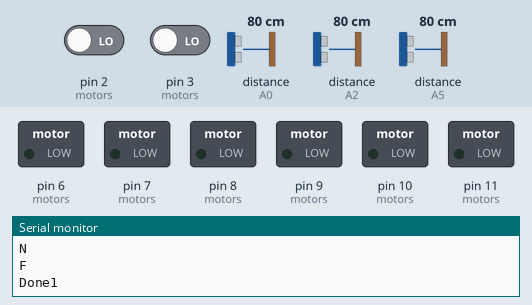
This sketch was run on a simulated Arduino Uno, built with avr-gcc and run on an emulated ATmega328P. Shown: switched loads named in the sketch (green lamp = pin HIGH), the last lines printed to the serial monitor. Wiring (inferred from the names in the program): 3 × ultrasonic range finder: trigger A1, echo A0 / trigger A3, echo A2 / trigger A4, echo A5. Inputs (shaded band) come from the test bench; at power-on: distance to the obstacle (sensors on A0, A2, A5) 80 cm, pin 2 (motors) LOW, pin 3 (motors) LOW. The echo pulse lasts 58.3 µs per cm; pins used as bus, display or sensor lines are not drawn.

Above: at 1.2 s.
1.3 s: distance to the obstacle (sensor on A0) set to 12 cm
3.5 s: distance to the obstacle (sensor on A0) set to 9 cm
At 4.3 s:
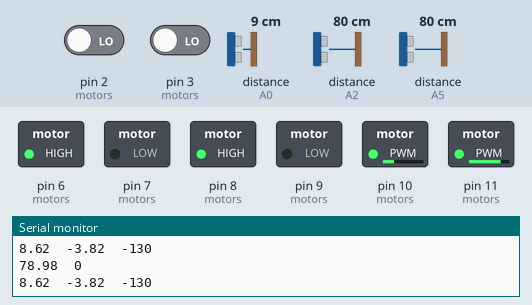
5.0 s: distance to the obstacle (sensor on A2) set to 12 cm
8.0 s: distance to the obstacle (sensor on A2) set to 9 cm
At 9.0 s:
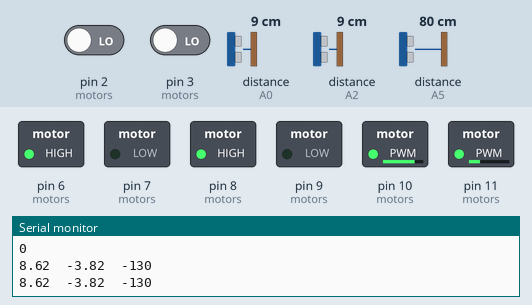
9.5 s: distance to the obstacle (sensor on A2) set to 4 cm
At 10.3 s:
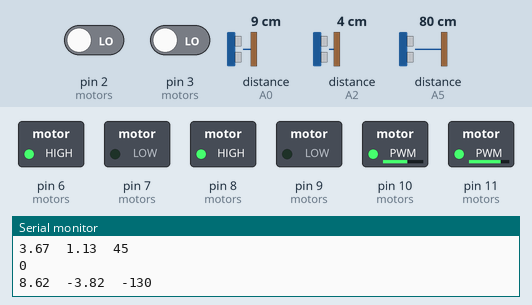
11.0 s: distance to the obstacle (sensor on A0) set to 18 cm
At 12.1 s:
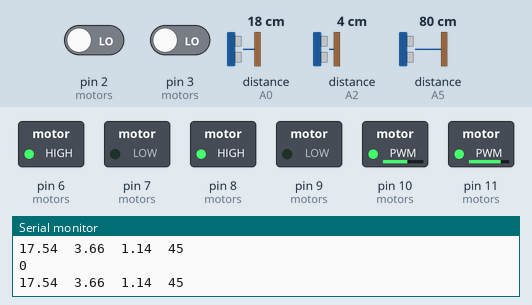
Timing chart, 0 to 14.0 s (numbered marks = the images above; inputs shaded):
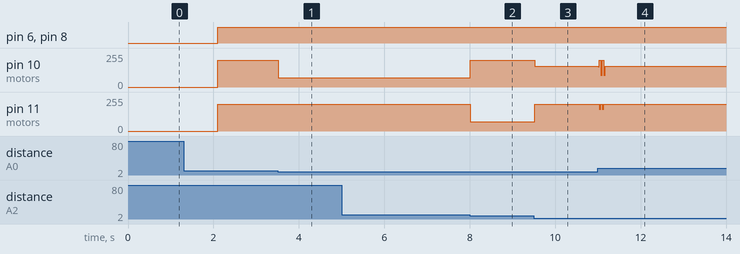

The sketch:

micromouse.ino
```cpp
#define SIZE 5

uint8_t FORW_TRIG = A4;
uint8_t FORW_ECHO = A5;
uint8_t LEFT_TRIG = A1;
uint8_t LEFT_ECHO = A0;
uint8_t RIGHT_TRIG = A3;
uint8_t RIGHT_ECHO = A2;

#define PPR 512   // Pulses per rotation
#define DIAM_MM 34    // Wheel diameter in mm
#define PI 3.14159265359
#define CELL_LENGTH 158   // Maze cell dimension in mm
#define WHL_DIST 81   // Distance between wheels (Turning diameter) in mm

#define SPEED 200

#define KP 40
#define KD 200
#define TARGET 4.8

float TURN_DIST = PI * WHL_DIST / 4;   // Distance wheel has to move for quarter turn (90 degrees) (Right or left)
float WHL_CIRCMF = DIAM_MM * PI;  // Distance moved by wheel in 1 rotation in mm
float PULSES_PER_MM = PPR / WHL_CIRCMF;   // Pulses in 1 mm rotation of wheel

float FORW_PULSES = CELL_LENGTH * PULSES_PER_MM;  // Pulses for moving 1 cell length
float TURN_PULSES = TURN_DIST * PULSES_PER_MM;  // Pulses for turning 90 degrees

#define ENC_L 2
#define PWM_L 10
#define IN1_L 6
#define IN2_L 7

#define ENC_R 3
#define PWM_R 11
#define IN1_R 8
#define IN2_R 9


typedef struct Pos
{
    int x;
    int y;
} Pos;


typedef struct Node
{
    Pos pos;
    struct Node *next;
} Node;


typedef struct Queue
{
    Node *head;
    Node *tail;
} Queue;


typedef struct Cell
{
    int N;
    int E;
    int S;
    int W;
    int val;
} Cell;


typedef struct Motor
{
    int encPin;
    int in1;
    int in2;
    int pwmPin;
    volatile int posi;
    int pwr;
    int dir;
} Motor;


typedef struct Sensor
{
    uint8_t trig;
    uint8_t echo;
} Sensor;


Motor motors[2] = {{ENC_L, IN1_L, IN2_L, PWM_L, 0, 0, 0}, {ENC_R, IN1_R, IN2_R, PWM_R, 0, 0, 0}};

Sensor sensors[2] = {{LEFT_TRIG, LEFT_ECHO}, {RIGHT_TRIG, RIGHT_ECHO}};

Cell maze_map[SIZE][SIZE];

float eprev[2] = {0, 0};


void Enqueue(Queue *queue, Pos curpos)
{
    Node *temp = (Node *)malloc(sizeof(Node));

    if (temp == NULL) return;

    (temp -> pos).x = curpos.x;
    (temp -> pos).y = curpos.y;
    temp -> next = NULL;

    if (queue -> tail != NULL)
        queue -> tail -> next = temp;
    else
        queue -> head = temp;

    queue -> tail = temp;
}


Pos Dequeue(Queue *queue)
{
    if (queue->head == NULL) return (Pos){-1, -1};

    Node *temp = queue -> head -> next;
    Pos curpos = queue -> head -> pos;

    free(queue -> head);
    queue -> head = temp;

    if (temp == NULL)
        queue -> tail = temp;

    return curpos;
}


void Flood(Cell maze_map[SIZE][SIZE], Pos goal)
{
    maze_map[goal.x][goal.y].val = 0;

    Queue queue = {NULL, NULL};
    Enqueue(&queue, goal);

    Pos curpos, pos;
    Pos pos_change[4] = {{-1, 0}, {1, 0}, {0, -1}, {0, 1}};

    int visited[SIZE][SIZE];

    for (int i = 0; i < SIZE; i++)
    {
        for (int j = 0; j < SIZE; j++)
        {
            visited[i][j] = 0;
        }
    }

    while (queue.head != NULL)
    {
        curpos = Dequeue(&queue);
        visited[curpos.x][curpos.y] = 1;

        int wall_info[4] = {maze_map[curpos.x][curpos.y].N, maze_map[curpos.x][curpos.y].S, maze_map[curpos.x][curpos.y].W, maze_map[curpos.x][curpos.y].E};

        for (int i = 0; i < 4; i++)
        {
            pos.x = curpos.x + pos_change[i].x;
            pos.y = curpos.y + pos_change[i].y;

            if (wall_info[i] == 1 && visited[pos.x][pos.y] == 0)
            {
                Enqueue(&queue, pos);
                maze_map[pos.x][pos.y].val = maze_map[curpos.x][curpos.y].val + 1;
            }
        }
    }
}


int NextPosFinder(Cell maze_map[SIZE][SIZE], Pos curpos)
{
    Pos pos_change[4] = {{-1, 0}, {0, 1}, {1, 0}, {0, -1}};
    int wall_info[4] = {maze_map[curpos.x][curpos.y].N, maze_map[curpos.x][curpos.y].E, maze_map[curpos.x][curpos.y].S, maze_map[curpos.x][curpos.y].W};

    Pos pos;
    int leastval = maze_map[curpos.x][curpos.y].val;
    int bestdir;

    for (int i = 0; i < 4; i++)
    {
        pos.x = curpos.x + pos_change[i].x;
        pos.y = curpos.y + pos_change[i].y;

        if (wall_info[i] == 1 && maze_map[pos.x][pos.y].val < leastval)
        {
            leastval = maze_map[pos.x][pos.y].val;
            bestdir = i;
        }
    }

    return bestdir;
}


int DetectWall(uint8_t trig, uint8_t echo)
{
    float avg_dist = 0, echo_time, dist;
    int count = 0;

    for (int i = 0; i < 5; i++)
    {
        digitalWrite(trig, LOW);
        delayMicroseconds(1);
        digitalWrite(trig, HIGH);
        delayMicroseconds(10);
        digitalWrite(trig, LOW);

        echo_time = pulseIn(echo, HIGH);
        dist = echo_time * 0.017;

        Serial.print(dist);
        Serial.print("\t");

        if (dist < 100)
        {
          avg_dist += dist;
          count++;
        }

        delay(50);
    }
    Serial.println();

    if (count == 0) return 1;

    avg_dist /= count;

    Serial.print("Avg Dist: ");
    Serial.println(avg_dist);

    if (avg_dist < 8.0) return 0;
    return 1;
}


void UpdateMap(Cell maze_map[SIZE][SIZE], Pos curpos, int orient_int)
{
    int wall_info[4] = {maze_map[curpos.x][curpos.y].N, maze_map[curpos.x][curpos.y].E, maze_map[curpos.x][curpos.y].S, maze_map[curpos.x][curpos.y].W};

    int sensor_info[3][2] = {{LEFT_TRIG, LEFT_ECHO}, {FORW_TRIG, FORW_ECHO}, {RIGHT_TRIG, RIGHT_ECHO}};
    char sensor[3][10] = {"Left: ", "Forw: ", "Right: "};
    int wall_index;

    if (orient_int == 0) wall_index = 3;
    else wall_index = orient_int - 1;

    for (int i = 0; i < 3; i++)
    {
        Serial.println(sensor[i]);

        wall_info[wall_index] = DetectWall(sensor_info[i][0], sensor_info[i][1]);

        wall_index += 1;
        if (wall_index > 3) wall_index = 0;

        delay(50);
    }

    Serial.print("N: ");
    Serial.println(wall_info[0]);
    Serial.print("E: ");
    Serial.println(wall_info[1]);
    Serial.print("S: ");
    Serial.println(wall_info[2]);
    Serial.print("W: ");
    Serial.println(wall_info[3]);

    maze_map[curpos.x][curpos.y].N = wall_info[0];
    if (curpos.x - 1 >= 0) maze_map[curpos.x - 1][curpos.y].S = wall_info[0];

    maze_map[curpos.x][curpos.y].E = wall_info[1];
    if (curpos.y + 1 < SIZE) maze_map[curpos.x][curpos.y + 1].W = wall_info[1];

    maze_map[curpos.x][curpos.y].S = wall_info[2];
    if (curpos.x + 1 < SIZE) maze_map[curpos.x + 1][curpos.y].N = wall_info[2];

    maze_map[curpos.x][curpos.y].W = wall_info[3];
    if (curpos.y - 1 >= 0) maze_map[curpos.x][curpos.y - 1].E = wall_info[3];
}


void InitializeMazeMap(Cell maze_map[SIZE][SIZE])
{
    for (int i = 0; i < SIZE; i++)
    {
        for (int j = 0; j < SIZE; j++)
        {
            maze_map[i][j].N = 1;
            maze_map[i][j].E = 1;
            maze_map[i][j].S = 1;
            maze_map[i][j].W = 1;
            maze_map[i][j].val = -1;

            if (i == 0) maze_map[i][j].N = 0;
            if (i == SIZE-1) maze_map[i][j].S = 0;
            if (j == 0) maze_map[i][j].W = 0;
            if (j == SIZE-1) maze_map[i][j].E = 0;
        }
    }
}


char DirFinder(int orient_int, int dir_int, Pos *curpos)
{
    char rel_dir_mapping[] = "FLBR";
    int dir_diff;

    if (dir_int == 0)
    {
        dir_diff = orient_int - 0;
        curpos -> x -= 1;
    }
    if (dir_int == 1)
    {
        dir_diff = orient_int - 1;
        curpos -> y += 1;
    }
    if (dir_int == 2)
    {
        dir_diff = orient_int - 2;
        curpos -> x += 1;
    }
    if (dir_int == 3)
    {
        dir_diff = orient_int - 3;
        curpos -> y -= 1;
    }

    if (dir_diff < 0) dir_diff = 4 + dir_diff;

    return rel_dir_mapping[dir_diff];
}


void setMotor(int motorIndex)
{
    analogWrite(motors[motorIndex].pwmPin, motors[motorIndex].pwr);

    if (motors[motorIndex].dir == 1)
    {
      digitalWrite(motors[motorIndex].in1, HIGH);
      digitalWrite(motors[motorIndex].in2, LOW);
    }

    else if (motors[motorIndex].dir == -1)
    {
      digitalWrite(motors[motorIndex].in1, LOW);
      digitalWrite(motors[motorIndex].in2, HIGH);
    }

    else
    {
      digitalWrite(motors[motorIndex].in1, LOW);
      digitalWrite(motors[motorIndex].in2, LOW);
    }
}


void RunMotors(int targets[2])
{
    int target = (int) fabs(targets[0]);
    int avg;

    motors[0].pwr = SPEED;
    motors[0].dir = 1;
    motors[1].pwr = SPEED;
    motors[1].dir = 1;

    if (targets[0] < 0) motors[0].dir = -1;
    if (targets[1] < 0) motors[1].dir = -1;

    setMotor(0);
    setMotor(1);

    do
    {
      noInterrupts();
      avg = (motors[0].posi + motors[1].posi) / 2;
      interrupts();
      Serial.println(avg);
      delay(10);
    }
    while (avg < target);

    motors[0].pwr = 0;
    motors[0].dir = 0;
    motors[1].pwr = 0;
    motors[1].dir = 0;

    setMotor(0);
    setMotor(1);

    noInterrupts();
    motors[0].posi = 0;
    motors[1].posi = 0;
    interrupts();
}


void MoveMouse(char dir)
{
    int targets[2];

    if (dir == 'R')
    {
        targets[0] = TURN_PULSES;
        targets[1] = -TURN_PULSES;
        RunMotors(targets);
    }
    else if (dir == 'L')
    {
        targets[0] = -TURN_PULSES;
        targets[1] = TURN_PULSES;
        RunMotors(targets);
    }
    else if (dir == 'B')
    {
        targets[0] = 2 * TURN_PULSES;
        targets[1] = -2 * TURN_PULSES;
        RunMotors(targets);
    }
    Serial.println("Done1");
    delay(1000);

    // targets[0] = FORW_PULSES;
    // targets[1] = FORW_PULSES;
    // RunMotors(targets);

    ForwCorr(FORW_PULSES);

    Serial.println("Done2");
}


template <int i>
void encoderISR()
{
    // motors[i].posi += motors[i].dir;
    motors[i].posi += 1;
}


float DistMeasure(int SensorIndex)
{
    float echo_time, dist;

    digitalWrite(sensors[SensorIndex].trig, LOW);
    delayMicroseconds(1);
    digitalWrite(sensors[SensorIndex].trig, HIGH);
    delayMicroseconds(10);
    digitalWrite(sensors[SensorIndex].trig, LOW);

    echo_time = pulseIn(sensors[SensorIndex].echo, HIGH);
    dist = echo_time * 0.017;

    Serial.print(dist);
    Serial.print("\t");

    return dist;
}


void SpeedCorrection(int SensorIndex)
{
    float dist = DistMeasure(SensorIndex);

    if (dist > 10)
    {
      eprev[SensorIndex] = 0;
      return;
    }

    float err = TARGET - dist;

    if (fabs(err) < 0.3) err = 0;

    float graderr = 0;

    if (err > 0 && eprev[SensorIndex] > 0 || err < 0 && eprev[SensorIndex] < 0)
        graderr = err - eprev[SensorIndex];

    int correction = KP * err + (KD * graderr);

    if (correction > SPEED - 70) correction = SPEED - 70;
    if (correction < 70 - SPEED) correction = 70 - SPEED;

    Serial.print(err);
    Serial.print("\t");
    Serial.println(correction);

    if (correction > 0)
    {
      motors[1 - SensorIndex].pwr = SPEED - correction;
      motors[SensorIndex].pwr = SPEED;
    }
    else
    {
      motors[SensorIndex].pwr = SPEED + correction;
      motors[1 - SensorIndex].pwr = SPEED;
    }

    eprev[SensorIndex] = err;
}


void ForwCorr(int target)
{
    int avg;

    motors[0].pwr = SPEED;
    motors[0].dir = 1;
    motors[1].pwr = SPEED;
    motors[1].dir = 1;

    do
    {
      SpeedCorrection(0);
      SpeedCorrection(1);

      setMotor(0);
      setMotor(1);

      noInterrupts();
      avg = (motors[0].posi + motors[1].posi) / 2;
      interrupts();

      Serial.println(avg);

      delay(30);
    }
    while (avg < target);

    motors[0].pwr = 0;
    motors[0].dir = 0;
    motors[1].pwr = 0;
    motors[1].dir = 0;

    setMotor(0);
    setMotor(1);

    noInterrupts();
    motors[0].posi = 0;
    motors[1].posi = 0;
    interrupts();

    eprev[0] = 0;
    eprev[1] = 0;
}


void setup()
{
    Serial.begin(9600);

    pinMode(FORW_ECHO, INPUT);
    pinMode(FORW_TRIG, OUTPUT);
    pinMode(RIGHT_ECHO, INPUT);
    pinMode(RIGHT_TRIG, OUTPUT);
    pinMode(LEFT_ECHO, INPUT);
    pinMode(LEFT_TRIG, OUTPUT);

    for (int i = 0; i < 2; i++)
    {
        pinMode(motors[i].encPin, INPUT);
        pinMode(motors[i].pwmPin, OUTPUT);
        pinMode(motors[i].in1, OUTPUT);
        pinMode(motors[i].in2, OUTPUT);
    }

    attachInterrupt(digitalPinToInterrupt(motors[0].encPin), encoderISR<0>, RISING);
    attachInterrupt(digitalPinToInterrupt(motors[1].encPin), encoderISR<1>, RISING);
}


void loop()
{
    InitializeMazeMap(maze_map);

    Pos start = {SIZE - 1, SIZE - 1};
    Pos goal = {SIZE/2, SIZE/2};

    Pos curpos = {start.x, start.y};

    char dir, orient;
    int dir_int, orient_int = 0;

    char dir_mapping[5] = "NESW";

    delay(100);
    Serial.println();

    while (curpos.x != goal.x || curpos.y != goal.y)
    {
        orient = dir_mapping[orient_int];

        Serial.print(curpos.x);
        Serial.print(", ");
        Serial.println(curpos.y);
        Serial.print("Orient: ");
        Serial.println(orient);

        UpdateMap(maze_map, curpos, orient_int);

        Flood(maze_map, goal);

        dir_int = NextPosFinder(maze_map, curpos);

        dir = DirFinder(orient_int, dir_int, &curpos);

        orient_int = dir_int;

        Serial.println(dir_mapping[dir_int]);
        Serial.println(dir);

        MoveMouse(dir);

        delay(1000);
    }

    Serial.println("You have reached the goal!");
    Serial.println("Resetting...");
    delay(5000);
}
```

Measured:
- the behaviour switches between 11 and 10 cm on distance to the obstacle (sensor on A0) (found by bisection; images 0 and 1)
- the behaviour switches between 11 and 10 cm on distance to the obstacle (sensor on A2) (found by bisection; images 1 and 2)
- after the input at 3.5 s, pin 10 (motors): 200/255 → 70/255 at once
- after the input at 8.0 s, pin 10 (motors): 70/255 → 200/255 at once; pin 11 (motors): 200/255 → 70/255 at once
- after the input at 9.5 s, pin 10 (motors): 200/255 → 155/255 at once; pin 11 (motors): 70/255 → 200/255 at once
- after the input at 11.0 s, pin 10 (motors): 155/255 → 151/255 at once, then repeats every 0.07 s: 200/255 0.03 s, 87/255 0.03 s, until it stays 155/255 from 11.2 s; pin 11 (motors): alternates 200/255 for 0.03 s and 165/255 for 0.03 s, 4 changes in all, then stays 200/255, starting at once
